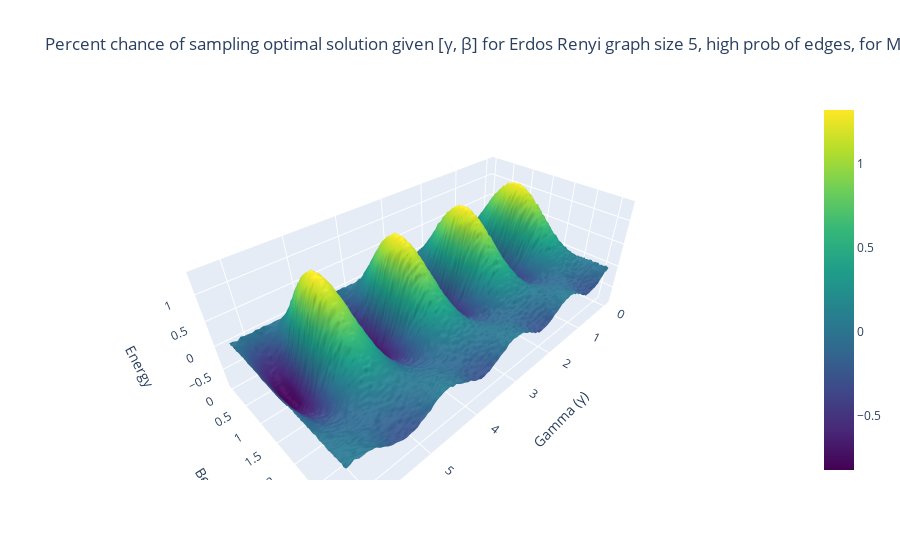

Write notebook code for a chart like this one.
### Code cell
from mpl_toolkits.mplot3d import Axes3D

strin = 'MinVertexCover' if minvertexcover else 'MaxCut'

import plotly.graph_objects as go

fig = go.Figure(data=[go.Surface(z=Z, x=Gamma, y=Beta, colorscale='Viridis')])
fig.update_layout(
    title=f"Percent chance of sampling optimal solution given [γ, β] for Erdos Renyi graph size 5, high prob of edges, for {strin}",
    scene=dict(
        xaxis_title="Gamma (γ)",
        yaxis_title="Beta (β)",
        zaxis_title="Energy"
    )
)
fig.show()

### Figure 1 — Plotly figure (JSON) as saved in the notebook; plotly's stock layout.template omitted (floating-point values rounded to 4 significant figures; data arrays with more than 128 entries replaced by an {"elided": "..."} marker saying what was removed)
{"data": [{"colorscale": [[0, "#440154"], [0.1111, "#482878"], [0.2222, "#3e4989"], [0.3333, "#31688e"], [0.4444, "#26828e"], [0.5556, "#1f9e89"], [0.6667, "#35b779"], [0.7778, "#6ece58"], [0.8889, "#b5de2b"], [1, "#fde725"]], "type": "surface", "x": {"elided": "100x100 float values"}, "y": {"elided": "100x100 float values"}, "z": {"elided": "100x100 float values"}}], "layout": {"scene": {"xaxis": {"title": {"text": "Gamma (γ)"}}, "yaxis": {"title": {"text": "Beta (β)"}}, "zaxis": {"title": {"text": "Energy"}}}, "title": {"text": "Percent chance of sampling optimal solution given [γ, β] for Erdos Renyi graph size 5, high prob of edges, for MaxCut"}}}
